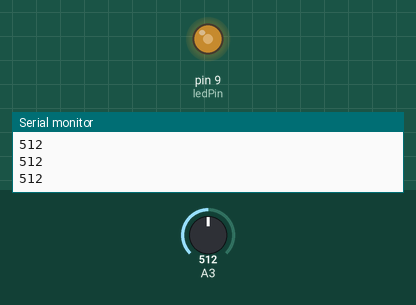
The sketch below on a simulated Arduino Uno, built with avr-gcc and run on an emulated ATmega328P. On the bench: output pins drawn as LEDs (lit = HIGH), the last lines printed to the serial monitor. Inputs (shaded band) come from the test bench; at power-on: A3 = 512.

Above: at 1.2 s.
1.3 s: A3 set to 563
At 1.9 s:
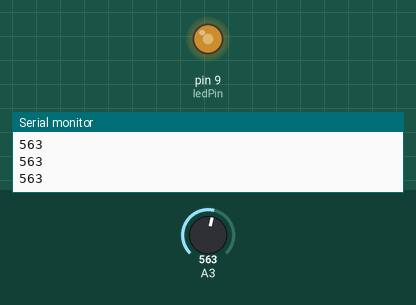
2.8 s: A3 set to 590
At 3.6 s:
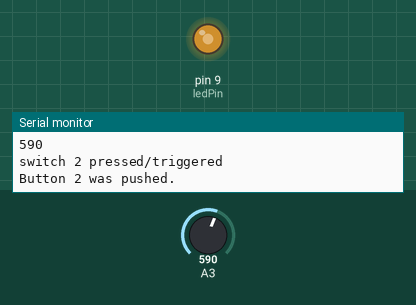
4.3 s: A3 set to 10
At 5.5 s:
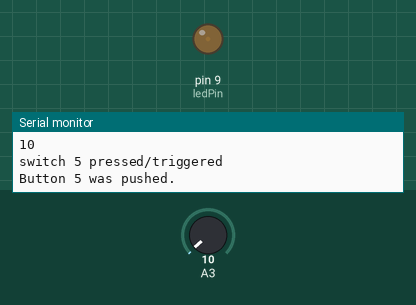
5.8 s: A3 set to 0
At 6.6 s:
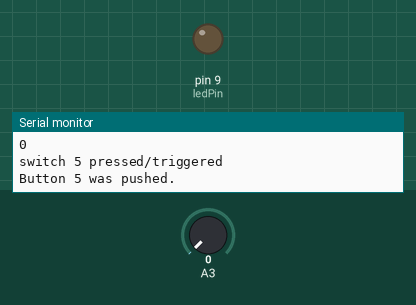
7.3 s: A3 set to 64
At 8.3 s:
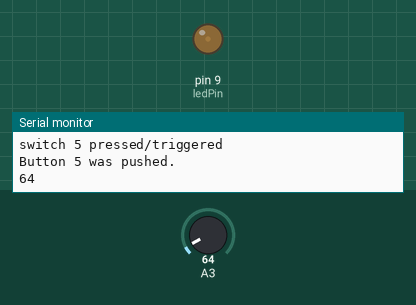
8.8 s: A3 set to 76
At 9.2 s:
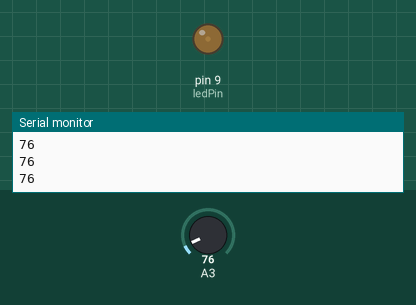
Timing chart, 0 to 11.3 s (numbered marks = the images above; inputs shaded):
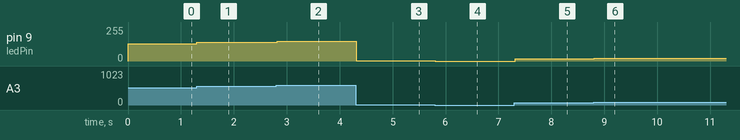

The sketch:

analog_switch_test.ino
```cpp
// OneAnalogPin5switches
// Doug LaRue
// November 2008
//
// In some cases when you are running out of digial I/O pins for switches
// and want a simple solution for adding many switches with a small amount
// of added software. This example shows how 5 switches can be identified
// using 5 .5K ohm resistors and one analog pin. It's mostly only important
// that the resistor values are large enough so that there isn't too much
// current through them but enough to have a reliable and stable voltage
// divider circuit. I used .5K resistors because I had them close by but
// 1K, 2.2K, and 4.7K are very common and should work fine.
// If DEBUG_ON is defined, this code will set a pulse width value on the
// ouput digial/PWM pin to dim an attached LED based on the switch position.
// It also puts out strings on the serial port based on what switch is set.
//
// All code released under
// Creative Commons Attribution-Noncommercial-Share Alike 3.0


#define ERROR_WINDOW 50  // +/- this value
#define BUTTONDELAY 20
#define DEBUG_ON

int ledPin = 9;      // LED connected to digital pin 9
int analogPin = 3;   // switch circuit input connected to analog pin 3
long buttonLastChecked = 0; // variable to limit the button getting checked every cycle

void setup()
{
  pinMode(ledPin, OUTPUT);   // sets the pin as output on a PWM capable pin
  Serial.begin(115200);
}

void loop()
{
  if( buttonLastChecked == 0 ) // see if this is the first time checking the buttons
    buttonLastChecked = millis()+BUTTONDELAY;  // force a check this cycle
  if( millis() - buttonLastChecked > BUTTONDELAY ) { // make sure a reasonable delay passed
    if( int buttNum = buttonPushed(analogPin) ) {
      Serial.print("Button "); Serial.print(buttNum); Serial.println(" was pushed.");
    }
    buttonLastChecked = millis(); // reset the lastChecked value
  }
}

/*
 * Read 5( or more or less ) buttons using one analog pin and an equal number of
 * resistors configured in series across +5 and ground.
 * The concept is to create a voltage divider and the switches connect to one
 * analog intput pin the voltage at some fixed position in the series circuit.
 * The software just checks within a wide range of values and returns a button
 * number if a button was determined to have been pushed.
 *
 * The internal 20K resistor is enabled so we can't just divide the 1023 by the
 * number of resistors to get the range for each switch. With the 20K int R, the
 * circuit looks like intR is in parallel with the switch resistors above the
 * switch pushed. For example, SW2 would be 20K in parallel with 1K resulting in
 * an equivalent R of .566K ohms. This then looks almost like there is only 4
 * resistors in series and 1023 / 4 = ~255 and 1023-255=~767. Someone could probably
 * spend the time to calculate this but I just used imperical measurements and a
 * +/- 50 step range.
 *
 *
 *   analogPin                 +5 V
 *      |                         |
 *      |                         \
 *      ----------------          /
 *                     |          \    .5K
 *                     |          /
 *                     |          \
 *                     |____ \____|
 *                     |   SW1    |
 *                     |          \
 *                     |          /
 *                     |          \    .5K
 *                     |          /
 *                     |          \
 *                     |____ \____|
 *                     |   SW2    |
 *                     |          |
 *                     |          \
 *                     |          /
 *                     |          \    .5K
 *                     |          /
 *                     |          \
 *                     |____ \____|
 *                     |   SW3    |
 *                     |          |
 *                     |          \
 *                     |          /
 *                     |          \    .5K
 *                     |          /
 *                     |          \
 *                     |____ \____|
 *                     |   SW4    |
 *                     |          |
 *                     |          \
 *                     |          /
 *                     |          \    .5K
 *                     |          /
 *                     |          \
 *                     |          |
 *                     |____ \____|
 *                         SW5    |
 *                                |
 *                                |
 *                              _____
 *                               ___     ground
 *                                _
 *
 */

int buttonPushed(int pinNum) {
  int val = 0;         // variable to store the read value
    digitalWrite((14+pinNum), HIGH); // enable the 20k internal pullup
    val = analogRead(pinNum);   // read the input pin

    #ifdef DEBUG_ON
      Serial.println(val);
      analogWrite(ledPin, val/4); // analog input 0-1023 while analogWrite 0-255
    #endif
    // we don't use the upper position because that is the same as the
    // all-open switch value when the internal 20K ohm pullup is enabled.
    //if( val >= 923 and val <= 1023 )
    //  Serial.println("switch 0 pressed/triggered");
    if( val >= 780 and val <= 880 ) {  // 830
      #ifdef DEBUG_ON
      Serial.println("switch 1 pressed/triggered");
      #endif
      return 1;
    }
    else if ( val >= (630-ERROR_WINDOW) and val <= (630+ERROR_WINDOW) ) { // 630
      #ifdef DEBUG_ON
      Serial.println("switch 2 pressed/triggered");
      #endif
      return 2;
    }
    else if ( val >= (430-ERROR_WINDOW) and val <= (430+ERROR_WINDOW) ) { // 430
      #ifdef DEBUG_ON
      Serial.println("switch 3 pressed/triggered");
      #endif
      return 3;
    }
    else if ( val >= (230-ERROR_WINDOW) and val <= (230+ERROR_WINDOW) ) { // 230
      #ifdef DEBUG_ON
      Serial.println("switch 4 pressed/triggered");
      #endif
      return 4;
    }
    else if( val >= 0 and val <= (20+ERROR_WINDOW) )  {
      #ifdef DEBUG_ON
      Serial.println("switch 5 pressed/triggered");
      #endif
      return 5;
    }
    else
      return 0;  // no button found to have been pushed
}
```

Measured:
- after the input at 1.3 s, pin 9 (ledPin): 128/255 → 140/255 at once
- after the input at 2.8 s, pin 9 (ledPin): 140/255 → 147/255 at once
- after the input at 4.3 s, pin 9 (ledPin): 147/255 → 2/255 at once
- after the input at 5.8 s, pin 9 (ledPin): 2/255 → 0/255 at once
- after the input at 7.3 s, pin 9 (ledPin): 0/255 → 16/255 at once
- after the input at 8.8 s, pin 9 (ledPin): 16/255 → 19/255 at once
